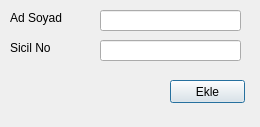
<?xml version="1.0" encoding="UTF-8"?>
<ui version="4.0">
 <class>Temsilci</class>
 <widget class="QDialog" name="Temsilci">
  <property name="geometry">
   <rect>
    <x>0</x>
    <y>0</y>
    <width>260</width>
    <height>127</height>
   </rect>
  </property>
  <property name="windowTitle">
   <string>Kanuni Temsilci Bilgileri</string>
  </property>
  <widget class="QLabel" name="label_13">
   <property name="geometry">
    <rect>
     <x>10</x>
     <y>10</y>
     <width>71</width>
     <height>16</height>
    </rect>
   </property>
   <property name="text">
    <string>Ad Soyad</string>
   </property>
  </widget>
  <widget class="QLineEdit" name="lineEdit_12">
   <property name="geometry">
    <rect>
     <x>100</x>
     <y>10</y>
     <width>141</width>
     <height>21</height>
    </rect>
   </property>
  </widget>
  <widget class="QLabel" name="label_14">
   <property name="geometry">
    <rect>
     <x>10</x>
     <y>40</y>
     <width>71</width>
     <height>16</height>
    </rect>
   </property>
   <property name="text">
    <string>Sicil No</string>
   </property>
  </widget>
  <widget class="QLineEdit" name="lineEdit_13">
   <property name="geometry">
    <rect>
     <x>100</x>
     <y>40</y>
     <width>141</width>
     <height>21</height>
    </rect>
   </property>
  </widget>
  <widget class="QPushButton" name="pushButton">
   <property name="geometry">
    <rect>
     <x>170</x>
     <y>80</y>
     <width>75</width>
     <height>23</height>
    </rect>
   </property>
   <property name="text">
    <string>Ekle</string>
   </property>
  </widget>
 </widget>
 <resources/>
 <connections/>
</ui>
